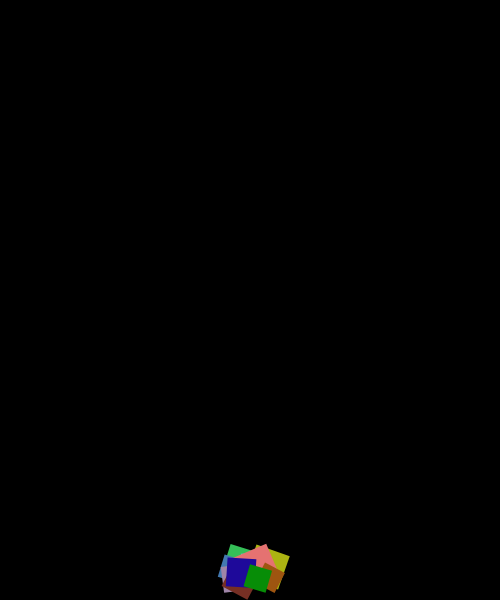
Frame 1 (no input)
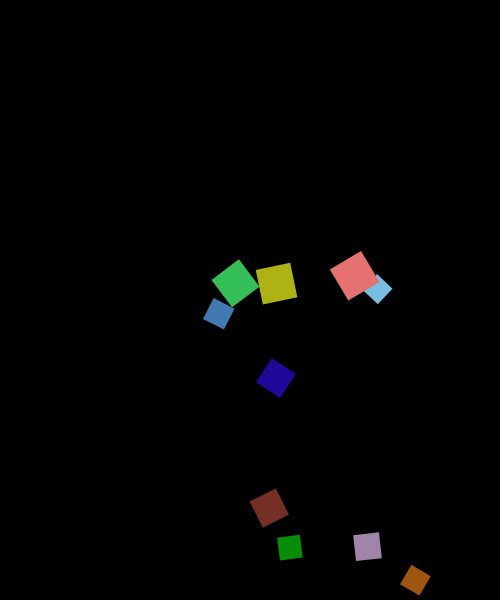
Frame 60 (no input)
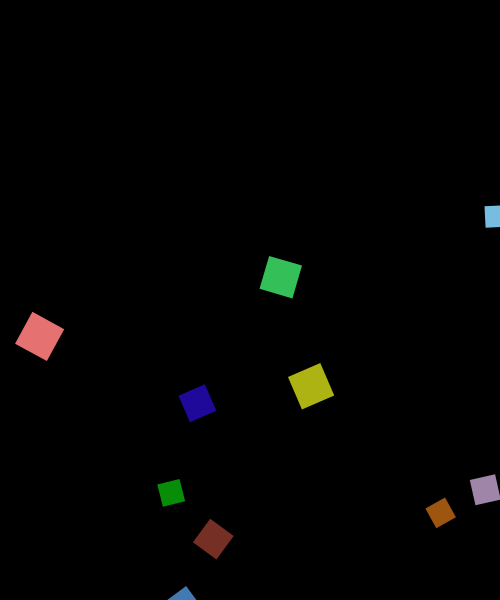
Frame 120 (the mouse pressed at the canvas centre since frame 60)

The p5.js sketch that drew these frames (run headless with seeded random() and noise() and a simulated clock; from frame 60 on, the mouse is pressed at the canvas centre):

// p5.js sketch
// ── sketch.js
var particles = [];

function setup() {
  createCanvas(500, 600);
  background(0);
  for (var i = 0; i < 10; i++) {
    particles.push(new Particle(width / 2, height - 1));
    particles[i].vel = createVector(random(-20, 20), random(-40, -20));
  }

  // let's give a random velocity

}

function draw() {
  background(0);
  for (var i = 0; i < particles.length; i++) {
    var p = particles[i];
    p.checkBoundaries();
    p.applyGravity();
    p.update();
    p.display();
  }

}
// ── Particle.js
"use strict";

class Particle {
  constructor(x,y) {
    this.pos = createVector(x,y);
    this.vel = createVector(0,0);
    this.acc = createVector(0,0);
    this.size = random(20,40);
    this.color = color(random(255),random(255),random(255));
    this.angle = 0;
    this.angleAcc = random(-0.5, 0.5);
  }
  update() {
    this.angle += this.angleAcc;
    this.vel.add(this.acc);  // vel = vel + acc;
    this.pos.add(this.vel);  // pos = pos + vel;
    this.acc.mult(0);        // acceleration has to be reset after being applied! ***
  }
  applyGravity() {
    var force = createVector(0,1.5);
    this.acc.add(force);
  }
  display() {
    push();
    translate(this.pos.x, this.pos.y);
    rectMode(CENTER);
    rotate(this.angle);
    noStroke();
    fill(this.color);
    rect(0,0, this.size, this.size);
    pop();
  }
  checkBoundaries() {
    // x
    if (this.pos.x < 0) {
      this.pos.x = 0;
      this.vel.x = -this.vel.x;
    } else if (this.pos.x > width) {
      this.pos.x = width;
      this.vel.x = -this.vel.x;
    }
    // y
    if (this.pos.y < 0) {
      this.pos.y = 0;
      this.vel.y = -this.vel.y;
    } else if (this.pos.y > height) {
      this.pos.y = height;
      this.vel.y = -this.vel.y;
    }
  }
}
